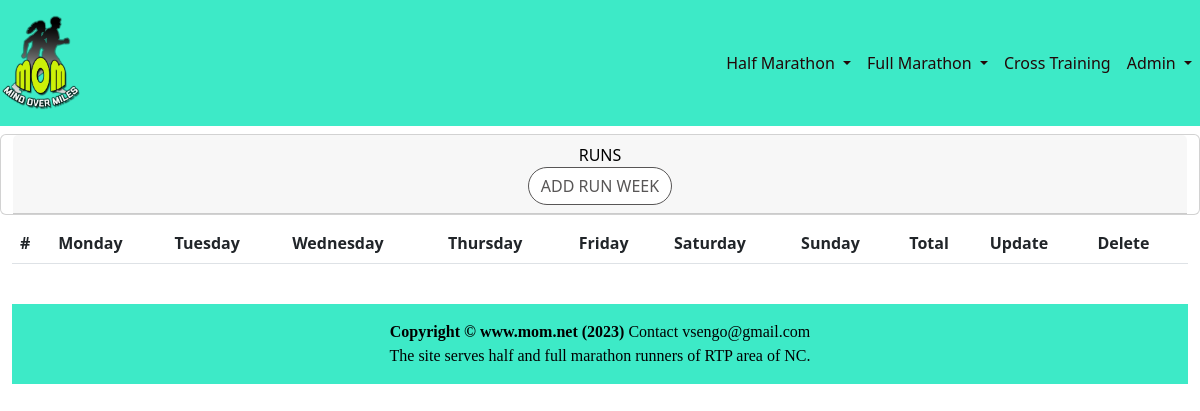
Before: /training/weeklyActivityList (signed in) with the older database file.
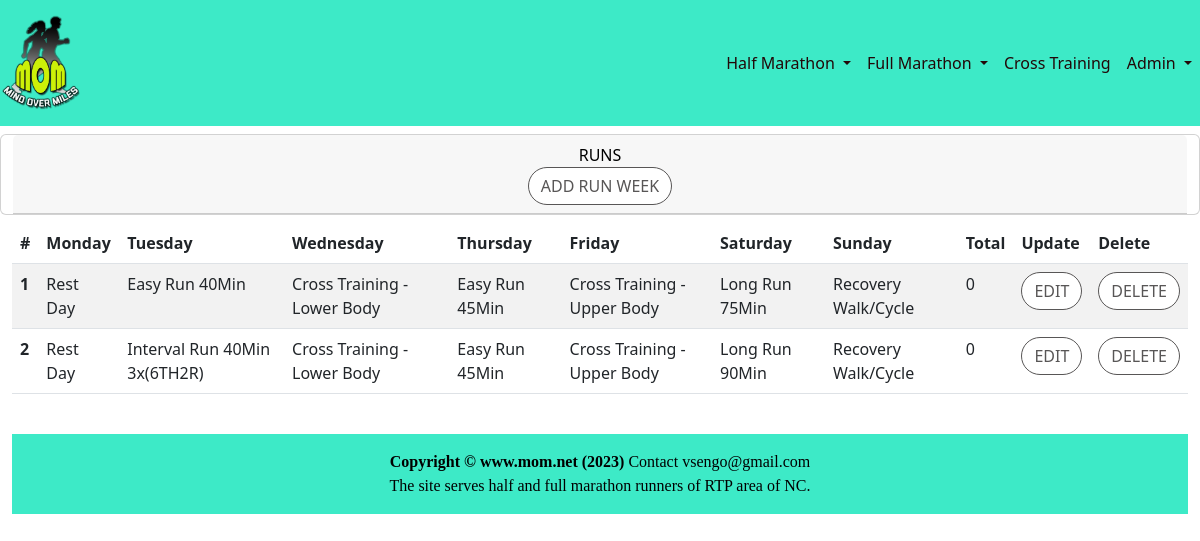
After: the same page with the newer database file.
### training/models.py (models this page shows, shortened)
class WeeklyActivity(models.Model):
    week = models.SmallIntegerField()
    name = models.CharField(max_length=64,default="")
    monday = models.ForeignKey(Activity, on_delete=models.CASCADE, related_name="monday")
    tuesday = models.ForeignKey(Activity, on_delete=models.CASCADE, related_name="tuesday")
    wednesday = models.ForeignKey(Activity, on_delete=models.CASCADE, related_name="wednesday")
    thursday = models.ForeignKey(Activity, on_delete=models.CASCADE, related_name="thursday")
    friday = models.ForeignKey(Activity, on_delete=models.CASCADE, related_name="friday")
    saturday = models.ForeignKey(Activity, on_delete=models.CASCADE, related_name="saturday")
    sunday = models.ForeignKey(Activity, on_delete=models.CASCADE, related_name="sunday")
    total = models.SmallIntegerField(default=0)

class Activity(models.Model):
    Activity_type = [
        ('RUN','Run'),
        ('XTRAIN', 'XTrain'),
        ('REST','Rest')
    ]
    type = models.CharField(max_length=16,choices=Activity_type)
    name = models.CharField(max_length=64)
    distance = models.DecimalField(max_digits=4,decimal_places=2,null=True,blank=True)
    detail = models.CharField(max_length=512,null=True,blank=True)
    minutes = models.SmallIntegerField(null=True,blank=True)
    url  = models.URLField(null=True,blank=True)

### training/views.py (the view)
# urls.py: re_path(r'weeklyActivityList', weeklyActivityListView, name='weeklyActivityList'),
@login_required
def weeklyActivityListView(request):
    if request.method == 'GET':
        data = WeeklyActivity.objects.all()
        userRole = getUserRole(request.user)
        return render(request = request,template_name = "WeeklyActivity_list.html",context={'data_list':data, 'userRole':userRole})

### training/views.py (called while the page is built)
def getUserRole(user):
    return 'EDIT'

### training/templates/WeeklyActivity_list.html (shortened to what this page needs)
{% extends 'home/base.html' %}
{% block content %}
<div class="container-fluid">
    <div class="row text-center justify-content-center">
        <div class="card mt-2 mb-2">
            <div class="card-header">
                <div class="row">
                    <div class="col-sm-12">
                        <strong>Runs</strong><br>
                        {% if userRole == 'EDIT' %}
                        <a href="{% url 'training:weeklyActivityAdd' %}" class="btn btn-secondary btn-md">Add Run Week</a>
                        {% endif %}
                    </div>
                </div>
            </div>
        </div>
    </div>
    <div class="card-body">
        <div class="row">
            <div class="col-sm-12">
                <table class="table table-striped table-hover">
                    <thead>
                        <tr>
                            <th scope="col">#</th>
                            <th scope="col">Monday</th>
                            <th scope="col">Tuesday</th>
                            <th scope="col">Wednesday</th>
                            <th scope="col">Thursday</th>
                            <th scope="col">Friday</th>
                            <th scope="col">Saturday</th>
                            <th scope="col">Sunday</th>
                            <th scope="col">Total</th>
                            {% if userRole == 'EDIT' %}
                            <th scope="col">Update </th>
                            <th scope="col">Delete </th>
                            {% endif %}
                        </tr>
                    </thead>
                    <tbody>
                       {% for tx in data_list %}
                        <tr>
                            <th scope=""row">{{forloop.counter}}</th>
                            <td>{{tx.monday.name}}</td>
                            <td>{{tx.tuesday.name}}</td>
                            <td>{{tx.wednesday.name}}</td>
                            <td>{{tx.thursday.name}}</td>
                            <td>{{tx.friday.name}}</td>
                            <td>{{tx.saturday.name}}</td>
                            <td>{{tx.sunday.name}}</td>
                            <td>{{tx.total}}</td>
                            {% if userRole == 'EDIT' %}
                            <td><a href="{% url 'training:activityUpd' tx.id %}" class="btn btn-danger btn-md">Edit</a></td>
                            <td>
                                <button type="button" class="btn btn-primary" data-bs-toggle="modal" onclick="confirmDeleteModal('{{tx.id}}')" id="deleteID">
                                    Delete
                                </button>
                            </td>
                            {% endif %}
                        </tr>
                        {% endfor %}
                    </tbody>
                </table>
                </div>
        </div>
 </div>
{% include 'home/footer.html' %}
{% endblock content %}

Changed rows visible on the page:
added WeeklyActivity: monday.name "Rest Day", tuesday.name "Easy Run 40Min", wednesday.name "Cross Training - Lower Body", thursday.name "Easy Run 45Min", friday.name "Cross Training - Upper Body", saturday.name "Long Run 75Min", sunday.name "Recovery Walk/Cycle", total "0"
added WeeklyActivity: monday.name "Rest Day", tuesday.name "Interval Run 40Min 3x(6TH2R)", wednesday.name "Cross Training - Lower Body", thursday.name "Easy Run 45Min", friday.name "Cross Training - Upper Body", saturday.name "Long Run 90Min", sunday.name "Recovery Walk/Cycle", total "0"
